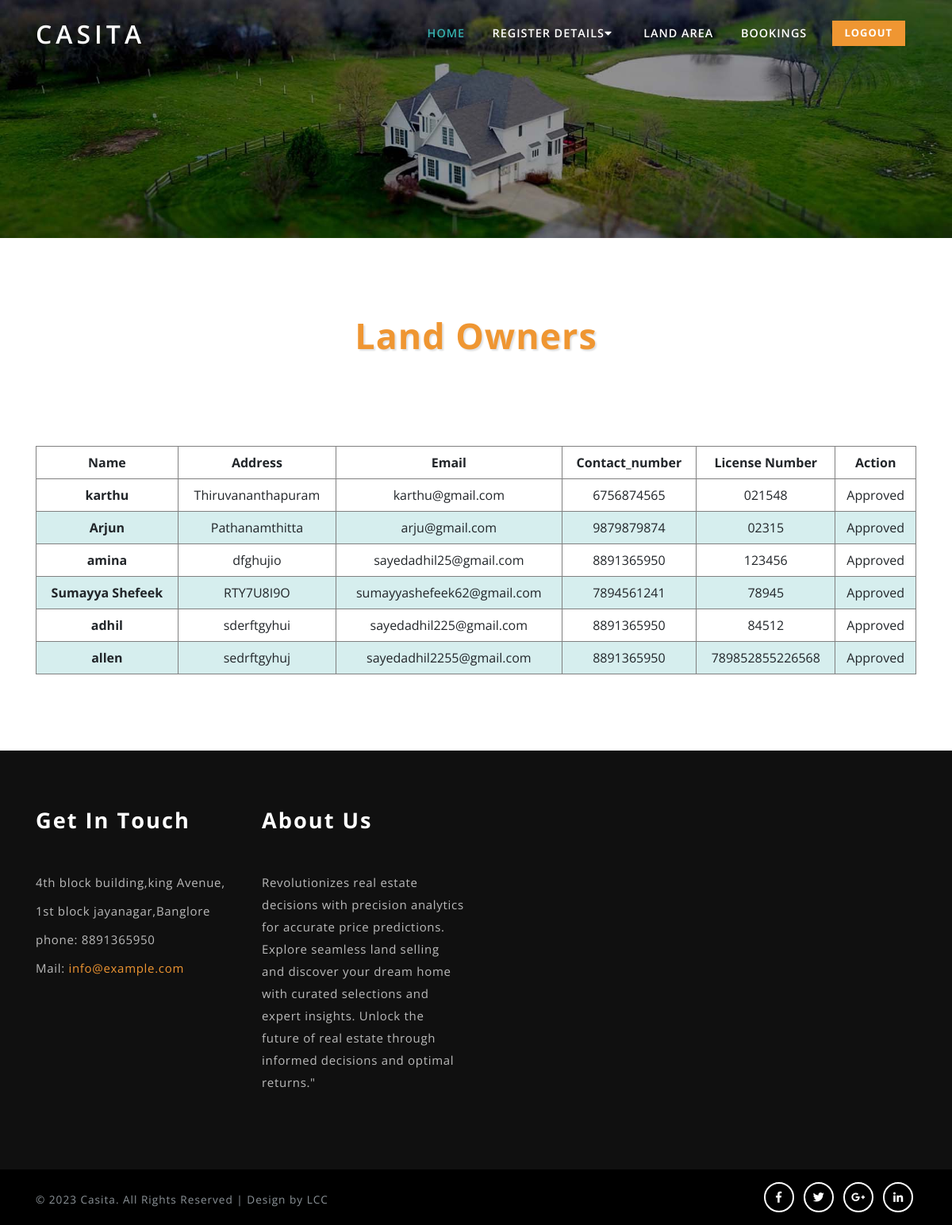
/viewowners/, run on the app's committed database.
### realestateapp/models.py (models this page shows)
class Landowner(models.Model):
    name=models.CharField(max_length=40,null=True)
    address=models.CharField(max_length=40,null=True)
    email=models.CharField(max_length=40,null=True)
    phone=models.CharField(max_length=40,null=True)
    license_no=models.CharField(max_length=40,null=True)
    user=models.ForeignKey(Login,on_delete=models.CASCADE,null=True)

### realestateapp/views.py (the view)
# urls.py: path('viewowners/',views.view_landowner),
def view_landowner(request):
    qy=Landowner.objects.all()
    return render(request,'Admin/landowner.html',{'qy':qy})

### Template/Admin/landowner.html (shortened to what this page needs)
{% extends 'Admin/adminHome.html' %}
{% load static %}
{% block header %}
<section class="banner-bottom py-lg-5 py-md-5 py-3">
    <div class="container">
        <div class="inner-sec py-lg-5 py-3">
            <h3 class="tittle text-center mb-md-5 mb-4">Land Owners</h3>
            <div class="contact_grid_right">
                    <table border="1">
                      <thead>
                          <tr>
                            <th scope="col">Name</th>
                            <th scope="col">Address</th>
                            <th scope="col">Email</th>
                            <th scope="col">Contact_number</th>
                            <th scope="col">License Number</th>
                            <th scope="col">Action</th>
                          </tr>
                        </thead>
                        <tbody id="tableBody">
                            {% for d in qy %}
                          <tr>
                            <th scope="row">{{d.name}}</th>
                            <td>{{d.address}}</td>
                            <td>{{d.email}}</td>
                            <td>{{d.phone}}</td>
                            <td>{{d.license_no}}</td>
                            {% if d.user.is_active == 0 %}
                            <td>
                                <a type="button" class="btn btn-success" href="\Approveowner?id={{d.user.id}}&status=1" >Approve</a>
                                <a type="button" class="btn btn-danger" href="\Approveowner?id={{d.user.id}}&status=0" >Reject</a>
                            </td>
                            {% else %}
                            <td >
                                Approved
                            </td>
                            {% endif %}
                          </tr>
                          {% endfor %}
                        </tbody>
                      </table>
            </div>
        </div>
    </div>
</section>
{% endblock %}

### static/css/style.css (style rules this page uses)
html, body { margin: 0; font-size: 100%; font-family: 'Open Sans', sans-serif; background: #fff; }
h1, h2, h3, h4, h5, h6 { margin: 0; font-family: 'Open Sans', sans-serif; letter-spacing: 1px; font-weight: 700; }
h3.tittle { text-shadow: 2px 2px 2px rgba(41, 41, 41, 0.15); font-size: 3em; color: #ef9632; font-weight: 700; }
@media (max-width:1280px) { h3.tittle { font-size: 2.8em; } }

### static/css/contact.css (style rules this page uses)
.contact_grid_right { padding-top:4em; }
.contact_grid_right { width: 100%; }

### Template/Admin/landowner.html (style rules this page uses)
table { border-collapse: collapse; width: 100%; }
th, td { text-align: center; padding: 8px; }
tr:nth-child(even) { background-color: #D6EEEE; }

### data on the page
Landowner: name "karthu", address "Thiruvananthapuram", email "karthu@gmail.com", phone "6756874565", license_no "021548", shows "Approved"
Landowner: name "Arjun", address "Pathanamthitta", email "arju@gmail.com", phone "9879879874", license_no "02315", shows "Approved"
Landowner: name "amina", address "dfghujio", email "sayedadhil25@gmail.com", phone "8891365950", license_no "123456", shows "Approved"
Landowner: name "Sumayya Shefeek", address "RTY7U8I9O", email "sumayyashefeek62@gmail.com", phone "7894561241", license_no "78945", shows "Approved"
Landowner: name "adhil", address "sderftgyhui", email "sayedadhil225@gmail.com", phone "8891365950", license_no "84512", shows "Approved"
Landowner: name "allen", address "sedrftgyhuj", email "sayedadhil2255@gmail.com", phone "8891365950", license_no "789852855226568", shows "Approved"
